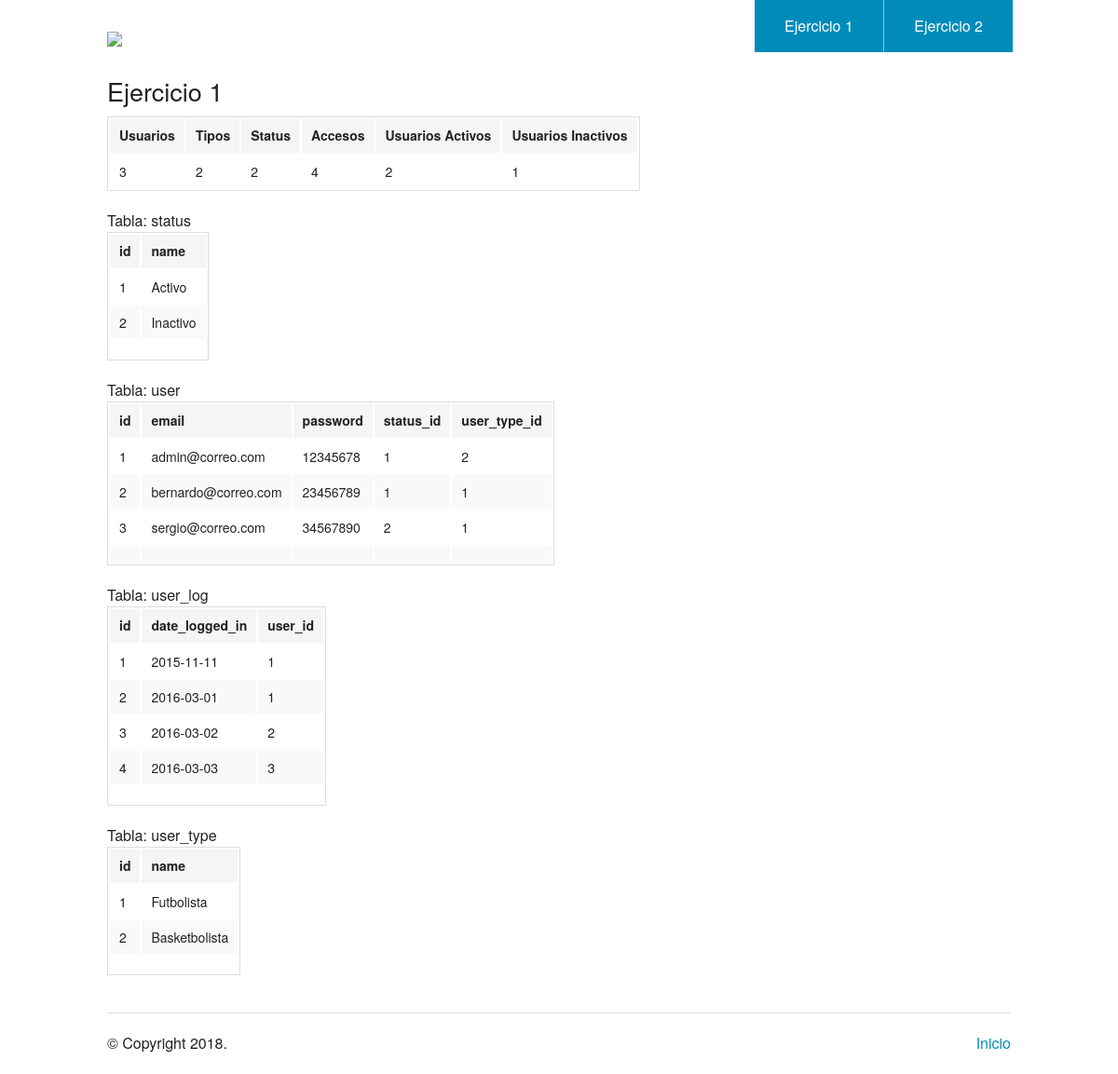
The page / on the database its author committed.
### tables this page shows
CREATE TABLE `status` (
  `id` int(11) NOT NULL,
  `name` varchar(45) DEFAULT NULL
);

CREATE TABLE `user` (
  `id` int(11) NOT NULL,
  `email` varchar(45) DEFAULT NULL,
  `password` varchar(45) DEFAULT NULL,
  `status_id` int(11) NOT NULL,
  `user_type_id` int(11) NOT NULL
);

CREATE TABLE `user_type` (
  `id` int(11) NOT NULL,
  `name` varchar(45) DEFAULT NULL
);

### db/database_utilities.php (called while the page is built, shortened)
<?php
require_once('connection.php');
function count_table($tabla){
    global $pdo;
    $sql = "SELECT COUNT(*) as total FROM $tabla";
    $query = $pdo->prepare($sql);
    $query->execute();
    $r = array();
	$r[] = $query->fetch(PDO::FETCH_ASSOC);
    return $r[0]['total'];
}
function count_active(){
    global $pdo;
    $sql = "SELECT COUNT(*) as total FROM user WHERE status_id = 1 ";
    $query = $pdo->prepare($sql);
    $query->execute();
    $r = array();
	$r[] = $query->fetch(PDO::FETCH_ASSOC);
    return $r[0]['total'];
}
function count_inactive(){
    global $pdo;
    $sql = "SELECT COUNT(*) as total FROM user WHERE status_id = 2 ";
    $query = $pdo->prepare($sql);
    $query->execute();
    $r = array();
	$r[] = $query->fetch(PDO::FETCH_ASSOC);
    return $r[0]['total'];
}
function selectAllFromTable($t){
    global $pdo;
    $sql = "SELECT * FROM $t";
    $query = $pdo->prepare($sql);
    $query->execute();
    $r = array();
    while($r[] = $query->fetch(PDO::FETCH_NUM) );
    return $r;
}

### index.php (the view, shortened to what this page needs)
<?php
  require_once("db/database_utilities.php");
?>
<!doctype html>
<html class="no-js" lang="en">
  <head>
    <link rel="stylesheet" href="./css/foundation.css" />
  </head>
  <body>
    <?php require_once('header.php'); ?>
    <div class="row">
      <div class="large-9 columns">
        <h3>Ejercicio 1</h3>
        <div class="section-container tabs" data-section>
          <section class="section">
            <div class="content" data-slug="panel1">
              <table>
                <thead>
                  <th>
                    Usuarios
                  </th>
                  <th>
                    Tipos
                  </th>
                  <th>
                    Status
                  </th>
                  <th>
                    Accesos
                  </th>
                  <th>
                    Usuarios Activos
                  </th>
                  <th>
                    Usuarios Inactivos
                  </th>
                </thead>
                <tr>
                  <td>
                    <?php echo(count_table('user') )?>
                  </td>
                  <td>
                    <?php echo(count_table('user_type'))?>
                  </td>
                  <td>
                    <?php echo(count_table('status'))?>
                  </td>
                  <td>
                    <?php echo(count_table('user_log'))?>
                  </td>
                  <td>
                    <?php echo(count_active())?>
                  </td>
                  <td>
                    <?php echo(count_inactive())?>
                  </td>
                </tr>
              </table>
         	</div>
          <?php
          $tables=["status","user","user_log","user_type"];
          $cols=[["id","name"],["id","email","password","status_id","user_type_id"],["id","date_logged_in","user_id"],["id","name"]];
          $count=0;
          foreach($tables as $t){
            $r = selectAllFromTable($t);
            echo("Tabla: ".$t);
          ?>
            <table>
              <thead>
                <?php
                  for($i=0; $i<count($cols[$count]); $i++){
                    echo("<th>".$cols[$count][$i]."</th>");
                  }
                ?>
              </thead>
              <tbody>
                <?php
                  for($i=0; $i<count($r);$i++){
                    echo("<tr>");
                    for($j=0; $j<count($cols[$count]); $j++){
                      echo("<td>".$r[$i][$j]."</td>");
                    }
                    echo("</tr>");
                  }
                ?>
              </tbody>
            </table>
          <?php
          $count++;
          }
          ?>
          </section>
        </div>
      </div>
    </div>
    <?php require_once('footer.php'); ?>

### rows shown on the page
status: id "1", name "Activo"
status: id "2", name "Inactivo"
user: id "1", email "admin@correo.com", password "12345678", status "1", user_type "2"
user: id "2", email "bernardo@correo.com", password "23456789", status "1", user_type "1"
user: id "3", email "sergio@correo.com", password "34567890", status "2", user_type "1"
user_type: id "1", name "Futbolista"
user_type: id "2", name "Basketbolista"

### other values the page prints
count_table('user') "3"
count_table('user_type') "2"
count_table('status') "2"
count_table('user_log') "4"
count_active() "2"
count_inactive() "1"
$t "status"
$cols[$count][$i] "id"
$cols[$count][$i] "name"
$t "user"
$cols[$count][$i] "email"
$cols[$count][$i] "password"
$cols[$count][$i] "status_id"
$cols[$count][$i] "user_type_id"
$t "user_log"
